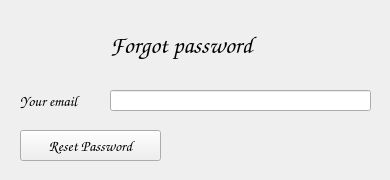
<?xml version="1.0" encoding="UTF-8"?>
<ui version="4.0">
 <class>ForgotPassword</class>
 <widget class="QWidget" name="ForgotPassword">
  <property name="geometry">
   <rect>
    <x>0</x>
    <y>0</y>
    <width>390</width>
    <height>180</height>
   </rect>
  </property>
  <property name="windowTitle">
   <string>Cooing</string>
  </property>
  <widget class="QLineEdit" name="email">
   <property name="geometry">
    <rect>
     <x>110</x>
     <y>90</y>
     <width>261</width>
     <height>21</height>
    </rect>
   </property>
   <property name="font">
    <font>
     <family>Century Gothic</family>
     <pointsize>10</pointsize>
     <weight>50</weight>
     <bold>false</bold>
    </font>
   </property>
   <property name="text">
    <string/>
   </property>
  </widget>
  <widget class="QPushButton" name="resetBtn">
   <property name="geometry">
    <rect>
     <x>20</x>
     <y>130</y>
     <width>141</width>
     <height>31</height>
    </rect>
   </property>
   <property name="font">
    <font>
     <family>Comic Sans MS</family>
     <pointsize>11</pointsize>
     <weight>75</weight>
     <bold>true</bold>
    </font>
   </property>
   <property name="text">
    <string>Reset Password</string>
   </property>
  </widget>
  <widget class="QLabel" name="label_2">
   <property name="geometry">
    <rect>
     <x>20</x>
     <y>90</y>
     <width>81</width>
     <height>21</height>
    </rect>
   </property>
   <property name="font">
    <font>
     <family>Comic Sans MS</family>
     <pointsize>11</pointsize>
     <weight>75</weight>
     <bold>true</bold>
    </font>
   </property>
   <property name="text">
    <string>Your email</string>
   </property>
  </widget>
  <widget class="QLabel" name="label">
   <property name="geometry">
    <rect>
     <x>110</x>
     <y>10</y>
     <width>191</width>
     <height>71</height>
    </rect>
   </property>
   <property name="font">
    <font>
     <family>Comic Sans MS</family>
     <pointsize>18</pointsize>
     <weight>75</weight>
     <bold>true</bold>
    </font>
   </property>
   <property name="text">
    <string>Forgot password</string>
   </property>
  </widget>
 </widget>
 <resources/>
 <connections/>
</ui>
